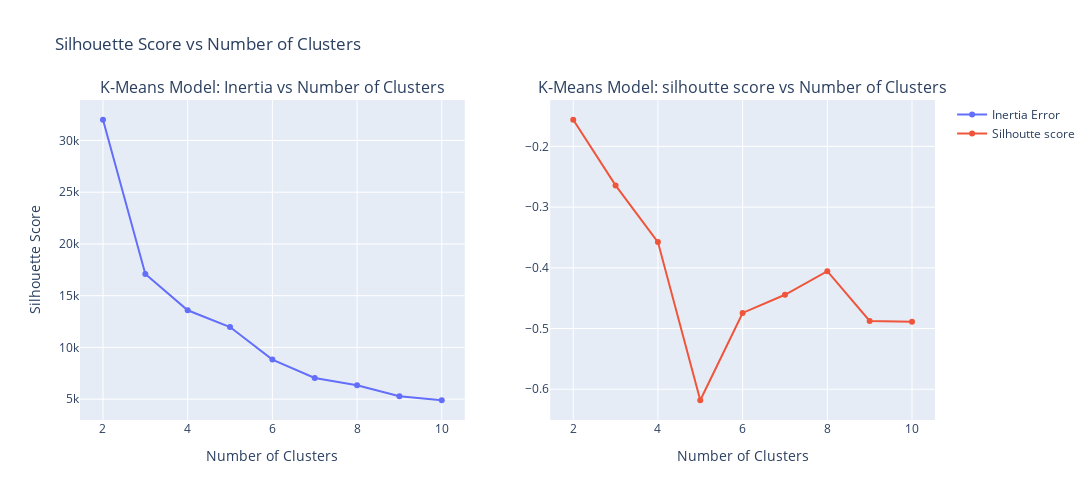

The notebook cell saved with this chart:
### Code cell
fig = make_subplots(rows=1, 
                    cols=2,
                    subplot_titles=("K-Means Model: Inertia vs Number of Clusters", 
                                    "K-Means Model: silhoutte score vs Number of Clusters"),
                    )

fig.add_trace(
    go.Line(x=score_df['cluster'], y=score_df['inertia_errors'], name="Inertia Error"),
    row=1, col=1
)

fig.add_trace(
    go.Scatter(x=score_df['cluster'], y=score_df['sil_score'],name="Silhoutte score"),
    row=1, col=2
)


# Update xaxis properties
fig.update_xaxes(title_text="Number of Clusters",row=1, col=1)
fig.update_xaxes(title_text="Number of Clusters", row=1, col=2)
#fig.update_xaxes(title_text="Number of Clusters", row=1, col=3)


fig.update_layout(height=500, width=1200, title_text="Silhouette Score vs Number of Clusters",
                  yaxis_title="Silhouette Score")
fig.show()

### Figure 1 — Plotly figure (JSON) as saved in the notebook; plotly's stock layout.template omitted (floating-point values rounded to 4 significant figures)
{"data": [{"name": "Inertia Error", "type": "scatter", "x": [2, 3, 4, 5, 6, 7, 8, 9, 10], "xaxis": "x", "y": [32010.0, 17110.0, 13590.0, 11970.0, 8823.0, 7042.0, 6350.0, 5291.0, 4894.0], "yaxis": "y"}, {"name": "Silhoutte score", "type": "scatter", "x": [2, 3, 4, 5, 6, 7, 8, 9, 10], "xaxis": "x2", "y": [-0.1561, -0.2642, -0.3576, -0.6181, -0.4743, -0.4444, -0.4055, -0.4875, -0.4889], "yaxis": "y2"}], "layout": {"annotations": [{"font": {"size": 16}, "showarrow": false, "text": "K-Means Model: Inertia vs Number of Clusters", "x": 0.225, "xanchor": "center", "xref": "paper", "y": 1, "yanchor": "bottom", "yref": "paper"}, {"font": {"size": 16}, "showarrow": false, "text": "K-Means Model: silhoutte score vs Number of Clusters", "x": 0.775, "xanchor": "center", "xref": "paper", "y": 1, "yanchor": "bottom", "yref": "paper"}], "height": 500, "title": {"text": "Silhouette Score vs Number of Clusters"}, "width": 1200, "xaxis": {"anchor": "y", "autorange": true, "domain": [0, 0.45], "range": [1.468, 10.53], "title": {"text": "Number of Clusters"}, "type": "linear"}, "xaxis2": {"anchor": "y2", "autorange": true, "domain": [0.55, 1], "range": [1.468, 10.53], "title": {"text": "Number of Clusters"}, "type": "linear"}, "yaxis": {"anchor": "x", "autorange": true, "domain": [0, 1], "range": [2985.0, 33910.0], "title": {"text": "Silhouette Score"}, "type": "linear"}, "yaxis2": {"anchor": "x2", "autorange": true, "domain": [0, 1], "range": [-0.6506, -0.1236], "type": "linear"}}}
